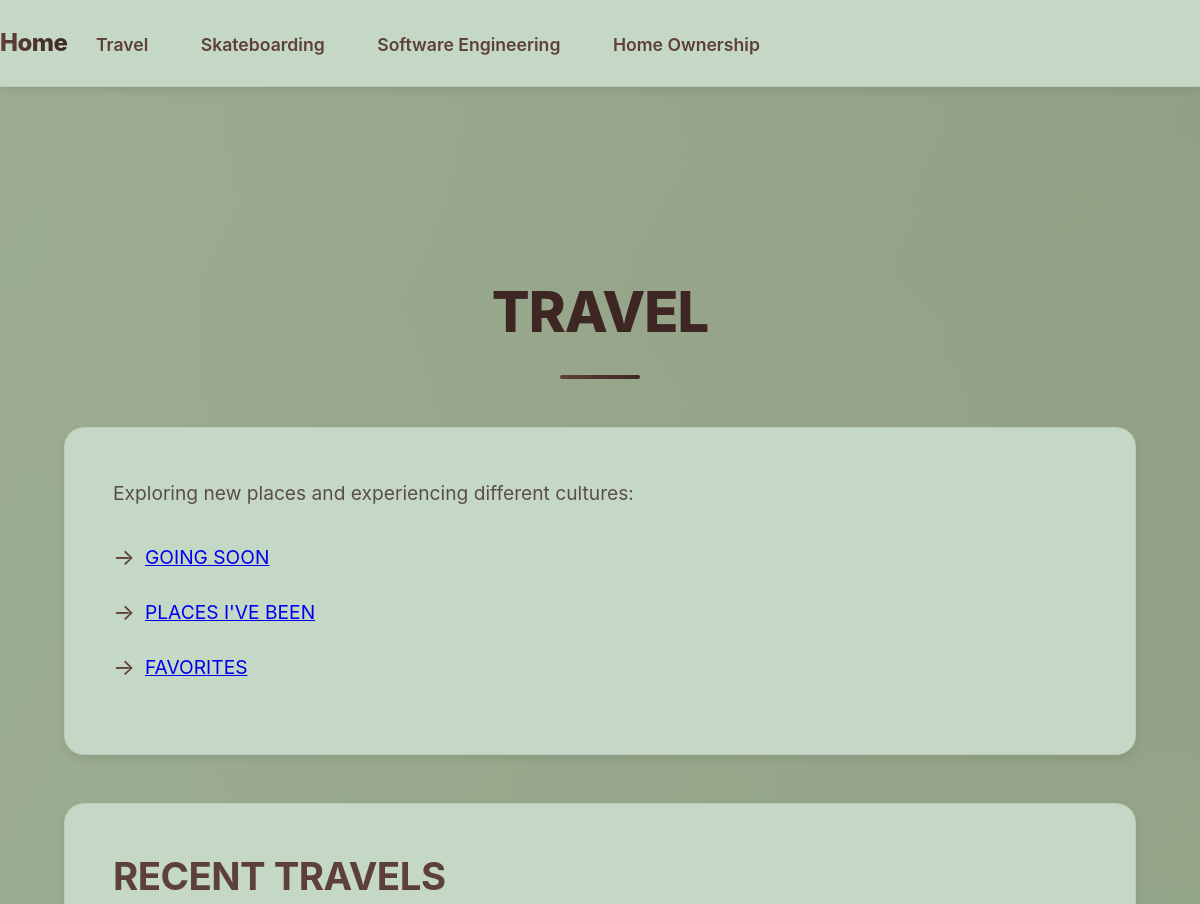
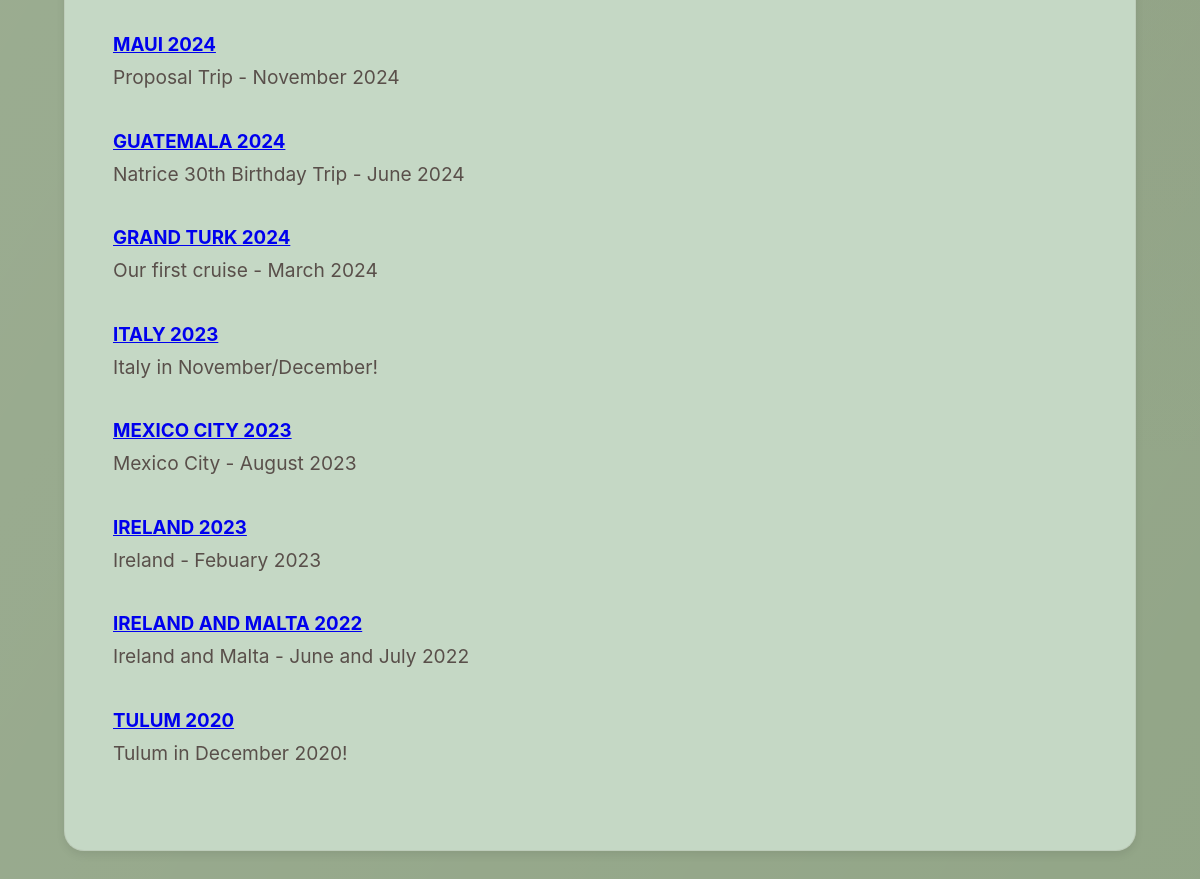
Page /Travel on the committed database (2 pictures, top to bottom).
### tables this page shows
CREATE TABLE posts (
    id INTEGER PRIMARY KEY AUTOINCREMENT,
    created TIMESTAMP NOT NULL DEFAULT CURRENT_TIMESTAMP,
    title TEXT NOT NULL,
    content TEXT NOT NULL
);

### app.py (the view)
@app.route('/Travel')
def travel():
    conn = get_db_connection()
    posts = conn.execute('SELECT * FROM posts ORDER BY created DESC').fetchall()
    conn.close()
    return render_template('travel.html', posts=posts)

### app.py (called while the page is built)
def get_db_connection():
    conn = sqlite3.connect('database.db')
    conn.row_factory = sqlite3.Row
    return conn

### templates/travel.html (shortened to what this page needs)
{% extends 'base.html' %}
{% block content %}
<div class="about-container">
    <h1>TRAVEL</h1>
    <div class="about-section">
        <p>Exploring new places and experiencing different cultures:</p>
        <ul>
            <li><a href="{{ url_for('places_been') }}" class="travel-link">GOING SOON</a></li>
            <li><a href="{{ url_for('places_going') }}" class="travel-link">PLACES I'VE BEEN</a></li>
            <li><a href="{{ url_for('favorite_places') }}" class="travel-link">FAVORITES</a></li>
        </ul>
    </div>
    <div class="about-section">
        <h2>RECENT TRAVELS</h2>
        {% for post in posts[:8] %}
        <div class="post">
            <h3>
                <a href="{{ url_for('maui2024') if post['title'] == 'Maui 2024'
                       else url_for('guat2024') if post['title'] == 'Guatemala 2024'
                       else url_for('turk2023') if post['title'] == 'Grand Turk 2024'
                       else url_for('italy2023') if post['title'] == 'Italy 2023'
                       else url_for('cdmx2023') if post['title'] == 'Mexico City 2023'
                       else url_for('ireland2023') if post['title'] == 'Ireland 2023'
                       else url_for('iremalta2022') if post['title'] == 'Ireland and Malta 2022'
                       else url_for('tulum2020') if post['title'] == 'Tulum 2020' else '#' }}">
                    {{ post['title']|upper }}
                </a>
            </h3>
            <p>{{ post['content'] }}</p>
        </div>
        {% endfor %}
    </div>
</div>
{% endblock %}

### static/css/style.css (style rules this page uses)
:root { --primary-bg: #92A587; --primary-text: #5d4037; --secondary-text: #594f4a; --accent-dark: #3e2723; --card-bg: rgba(255, 255, 255, 0.95); --card-bg: #c5d8c5; --nav-bg: rgba(255, 255, 255, 0.98); --nav-bg: #c5d8c5; --shadow-sm: 0 2px 4px rgba(0,0,0,0.05); --shadow-md: 0 4px 8px rgba(0,0,0,0.08); --shadow-lg: 0 8px 16px rgba(0,0,0,0.12); --shadow-xl: 0 12px 24px rgba(0,0,0,0.15); --transition-fast: 150ms cubic-bezier(0.4, 0, 0.2, 1); --transition-standard: 300ms cubic-bezier(0.4, 0, 0.2, 1); --transition-slow: 500ms cubic-bezier(0.4, 0, 0.2, 1); --space-xs: 0.25rem; --space-sm: 0.5rem; --space-md: 1rem; --space-lg: 1.5rem; --space-xl: 2rem; --space-2xl: 3rem; }
* { margin: 0; padding: 0; box-sizing: border-box; }
html { scroll-behavior: smooth; }
body { background-color: var(--primary-bg); background-image: linear-gradient(120deg, rgba(255,255,255,0.1) 0%, rgba(255,255,255,0) 100%), radial-gradient(circle at top right, rgba(93,64,55,0.1) 0%, transparent 60%); font-family: 'Inter', system-ui, -apple-system, sans-serif; line-height: 1.6; color: var(--primary-text); min-height: 100vh; overflow-x: hidden; }
.container, .about-container { max-width: 1200px; margin: 0 auto; padding: calc(var(--space-2xl) * 2) var(--space-xl); position: relative; }
h1 { font-size: clamp(2.5rem, 5vw, 3.5rem); color: var(--accent-dark); margin-bottom: var(--space-2xl); text-align: center; font-weight: 800; letter-spacing: -1px; line-height: 1.2; position: relative; padding-bottom: var(--space-xl); }
h1::after { content: ''; position: absolute; bottom: 0; left: 50%; transform: translateX(-50%); width: 80px; height: 4px; background: linear-gradient(90deg, var(--primary-text), var(--accent-dark)); border-radius: 2px; }
h2 { font-size: clamp(1.8rem, 4vw, 2.4rem); color: var(--primary-text); margin-bottom: var(--space-xl); font-weight: 700; letter-spacing: -0.5px; line-height: 1.3; }
.about-section { background-color: var(--card-bg); border-radius: 20px; padding: var(--space-2xl); margin-bottom: var(--space-2xl); box-shadow: var(--shadow-md); transition: var(--transition-standard); border: 1px solid rgba(93, 64, 55, 0.08); position: relative; overflow: hidden; }
.about-section::before { content: ''; position: absolute; top: 0; left: 0; right: 0; height: 4px; background: linear-gradient(90deg, var(--primary-text), var(--accent-dark)); opacity: 0; transition: var(--transition-standard); }
.about-section::after { content: ''; position: absolute; top: 0; left: 0; width: 100%; height: 100%; background: radial-gradient(circle at top right, rgba(255,255,255,0.8), transparent); opacity: 0; transition: var(--transition-standard); }
.about-section p { font-size: 1.2rem; line-height: 1.8; color: var(--secondary-text); margin-bottom: var(--space-xl); }
.about-section ul { list-style: none; padding-left: 0; }
.about-section li { margin-bottom: var(--space-lg); padding-left: var(--space-xl); position: relative; font-size: 1.2rem; color: var(--secondary-text); transition: var(--transition-standard); display: flex; align-items: center; }
.about-section li::before { content: "→"; color: var(--primary-text); position: absolute; left: 0; transition: var(--transition-standard); font-size: 1.2em; }
.about-section { animation: slideUpFade 0.8s var(--transition-standard) forwards; opacity: 0; }
.about-section:nth-child(2) { animation-delay: 0.2s; }
.about-section:nth-child(3) { animation-delay: 0.4s; }

### rows in the picture
posts: title "MAUI 2024", content "Proposal Trip - November 2024"
posts: title "GUATEMALA 2024", content "Natrice 30th Birthday Trip - June 2024"
posts: title "GRAND TURK 2024", content "Our first cruise - March 2024"
posts: title "ITALY 2023", content "Italy in November/December!"
posts: title "MEXICO CITY 2023", content "Mexico City - August 2023"
posts: title "IRELAND 2023", content "Ireland - Febuary 2023"
posts: title "IRELAND AND MALTA 2022", content "Ireland and Malta - June and July 2022"
posts: title "TULUM 2020", content "Tulum in December 2020!"
